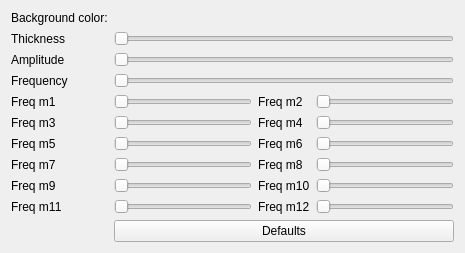
<?xml version="1.0" encoding="UTF-8"?>
<ui version="4.0">
 <class>FractalMotion</class>
 <widget class="QWidget" name="FractalMotion">
  <property name="geometry">
   <rect>
    <x>0</x>
    <y>0</y>
    <width>465</width>
    <height>249</height>
   </rect>
  </property>
  <layout class="QGridLayout" name="gridLayout">
   <item row="14" column="1">
    <widget class="QTooltipedSlider" name="freq_m11">
     <property name="minimum">
      <number>1</number>
     </property>
     <property name="maximum">
      <number>10000</number>
     </property>
     <property name="orientation">
      <enum>Qt::Horizontal</enum>
     </property>
    </widget>
   </item>
   <item row="1" column="0">
    <widget class="QLabel" name="label_thickness">
     <property name="text">
      <string>Thickness</string>
     </property>
    </widget>
   </item>
   <item row="12" column="2">
    <widget class="QLabel" name="label_freq_m10">
     <property name="text">
      <string>Freq m10</string>
     </property>
    </widget>
   </item>
   <item row="12" column="1">
    <widget class="QTooltipedSlider" name="freq_m9">
     <property name="minimum">
      <number>1</number>
     </property>
     <property name="maximum">
      <number>10000</number>
     </property>
     <property name="orientation">
      <enum>Qt::Horizontal</enum>
     </property>
    </widget>
   </item>
   <item row="6" column="3">
    <widget class="QTooltipedSlider" name="freq_m4">
     <property name="minimum">
      <number>1</number>
     </property>
     <property name="maximum">
      <number>1000</number>
     </property>
     <property name="orientation">
      <enum>Qt::Horizontal</enum>
     </property>
    </widget>
   </item>
   <item row="14" column="2">
    <widget class="QLabel" name="label_freq_m12">
     <property name="text">
      <string>Freq m12</string>
     </property>
    </widget>
   </item>
   <item row="4" column="2">
    <widget class="QLabel" name="label_freq_m2">
     <property name="text">
      <string>Freq m2</string>
     </property>
    </widget>
   </item>
   <item row="2" column="0">
    <widget class="QLabel" name="label_amplitude">
     <property name="text">
      <string>Amplitude</string>
     </property>
    </widget>
   </item>
   <item row="12" column="3">
    <widget class="QTooltipedSlider" name="freq_m10">
     <property name="minimum">
      <number>1</number>
     </property>
     <property name="maximum">
      <number>10000</number>
     </property>
     <property name="orientation">
      <enum>Qt::Horizontal</enum>
     </property>
    </widget>
   </item>
   <item row="4" column="1">
    <widget class="QTooltipedSlider" name="freq_m1">
     <property name="minimum">
      <number>1</number>
     </property>
     <property name="maximum">
      <number>10000</number>
     </property>
     <property name="orientation">
      <enum>Qt::Horizontal</enum>
     </property>
    </widget>
   </item>
   <item row="8" column="0">
    <widget class="QLabel" name="label_freq_m5">
     <property name="text">
      <string>Freq m5</string>
     </property>
    </widget>
   </item>
   <item row="14" column="3">
    <widget class="QTooltipedSlider" name="freq_m12">
     <property name="minimum">
      <number>1</number>
     </property>
     <property name="maximum">
      <number>100</number>
     </property>
     <property name="orientation">
      <enum>Qt::Horizontal</enum>
     </property>
    </widget>
   </item>
   <item row="0" column="0">
    <widget class="QLabel" name="background_label">
     <property name="text">
      <string>Background color:</string>
     </property>
    </widget>
   </item>
   <item row="10" column="1">
    <widget class="QTooltipedSlider" name="freq_m7">
     <property name="minimum">
      <number>1</number>
     </property>
     <property name="maximum">
      <number>100</number>
     </property>
     <property name="orientation">
      <enum>Qt::Horizontal</enum>
     </property>
    </widget>
   </item>
   <item row="4" column="3">
    <widget class="QTooltipedSlider" name="freq_m2">
     <property name="minimum">
      <number>1</number>
     </property>
     <property name="maximum">
      <number>10000</number>
     </property>
     <property name="orientation">
      <enum>Qt::Horizontal</enum>
     </property>
    </widget>
   </item>
   <item row="0" column="1">
    <widget class="ColorPicker" name="background" native="true"/>
   </item>
   <item row="8" column="2">
    <widget class="QLabel" name="label_freq_m6">
     <property name="text">
      <string>Freq m6</string>
     </property>
    </widget>
   </item>
   <item row="6" column="1">
    <widget class="QTooltipedSlider" name="freq_m3">
     <property name="minimum">
      <number>1</number>
     </property>
     <property name="maximum">
      <number>10000</number>
     </property>
     <property name="orientation">
      <enum>Qt::Horizontal</enum>
     </property>
    </widget>
   </item>
   <item row="4" column="0">
    <widget class="QLabel" name="label_freq_m1">
     <property name="text">
      <string>Freq m1</string>
     </property>
    </widget>
   </item>
   <item row="3" column="0">
    <widget class="QLabel" name="label_frequency">
     <property name="text">
      <string>Frequency</string>
     </property>
    </widget>
   </item>
   <item row="3" column="1" colspan="3">
    <widget class="QTooltipedSlider" name="frequency">
     <property name="minimum">
      <number>1</number>
     </property>
     <property name="maximum">
      <number>10000</number>
     </property>
     <property name="orientation">
      <enum>Qt::Horizontal</enum>
     </property>
    </widget>
   </item>
   <item row="6" column="0">
    <widget class="QLabel" name="label_freq_m3">
     <property name="text">
      <string>Freq m3</string>
     </property>
    </widget>
   </item>
   <item row="2" column="1" colspan="3">
    <widget class="QTooltipedSlider" name="amplitude">
     <property name="minimum">
      <number>1</number>
     </property>
     <property name="maximum">
      <number>10000</number>
     </property>
     <property name="orientation">
      <enum>Qt::Horizontal</enum>
     </property>
    </widget>
   </item>
   <item row="8" column="1">
    <widget class="QTooltipedSlider" name="freq_m5">
     <property name="minimum">
      <number>1</number>
     </property>
     <property name="maximum">
      <number>10000</number>
     </property>
     <property name="orientation">
      <enum>Qt::Horizontal</enum>
     </property>
    </widget>
   </item>
   <item row="10" column="3">
    <widget class="QTooltipedSlider" name="freq_m8">
     <property name="minimum">
      <number>1</number>
     </property>
     <property name="maximum">
      <number>10000</number>
     </property>
     <property name="orientation">
      <enum>Qt::Horizontal</enum>
     </property>
    </widget>
   </item>
   <item row="1" column="1" colspan="3">
    <widget class="QTooltipedSlider" name="thickness">
     <property name="minimum">
      <number>2</number>
     </property>
     <property name="maximum">
      <number>20</number>
     </property>
     <property name="orientation">
      <enum>Qt::Horizontal</enum>
     </property>
    </widget>
   </item>
   <item row="15" column="1" colspan="3">
    <widget class="QPushButton" name="defaults">
     <property name="text">
      <string>Defaults</string>
     </property>
    </widget>
   </item>
   <item row="10" column="0">
    <widget class="QLabel" name="label_freq_m7">
     <property name="text">
      <string>Freq m7</string>
     </property>
    </widget>
   </item>
   <item row="12" column="0">
    <widget class="QLabel" name="label_freq_m9">
     <property name="text">
      <string>Freq m9</string>
     </property>
    </widget>
   </item>
   <item row="6" column="2">
    <widget class="QLabel" name="label_freq_m4">
     <property name="text">
      <string>Freq m4</string>
     </property>
    </widget>
   </item>
   <item row="14" column="0">
    <widget class="QLabel" name="label_freq_m11">
     <property name="text">
      <string>Freq m11</string>
     </property>
    </widget>
   </item>
   <item row="8" column="3">
    <widget class="QTooltipedSlider" name="freq_m6">
     <property name="minimum">
      <number>1</number>
     </property>
     <property name="maximum">
      <number>10000</number>
     </property>
     <property name="orientation">
      <enum>Qt::Horizontal</enum>
     </property>
    </widget>
   </item>
   <item row="10" column="2">
    <widget class="QLabel" name="label_freq_m8">
     <property name="text">
      <string>Freq m8</string>
     </property>
    </widget>
   </item>
  </layout>
 </widget>
 <customwidgets>
  <customwidget>
   <class>QTooltipedSlider</class>
   <extends>QSlider</extends>
   <header location="global">QTooltipedSlider.h</header>
  </customwidget>
  <customwidget>
   <class>ColorPicker</class>
   <extends>QWidget</extends>
   <header>ColorPicker.h</header>
   <container>1</container>
  </customwidget>
 </customwidgets>
 <resources/>
 <connections/>
</ui>
